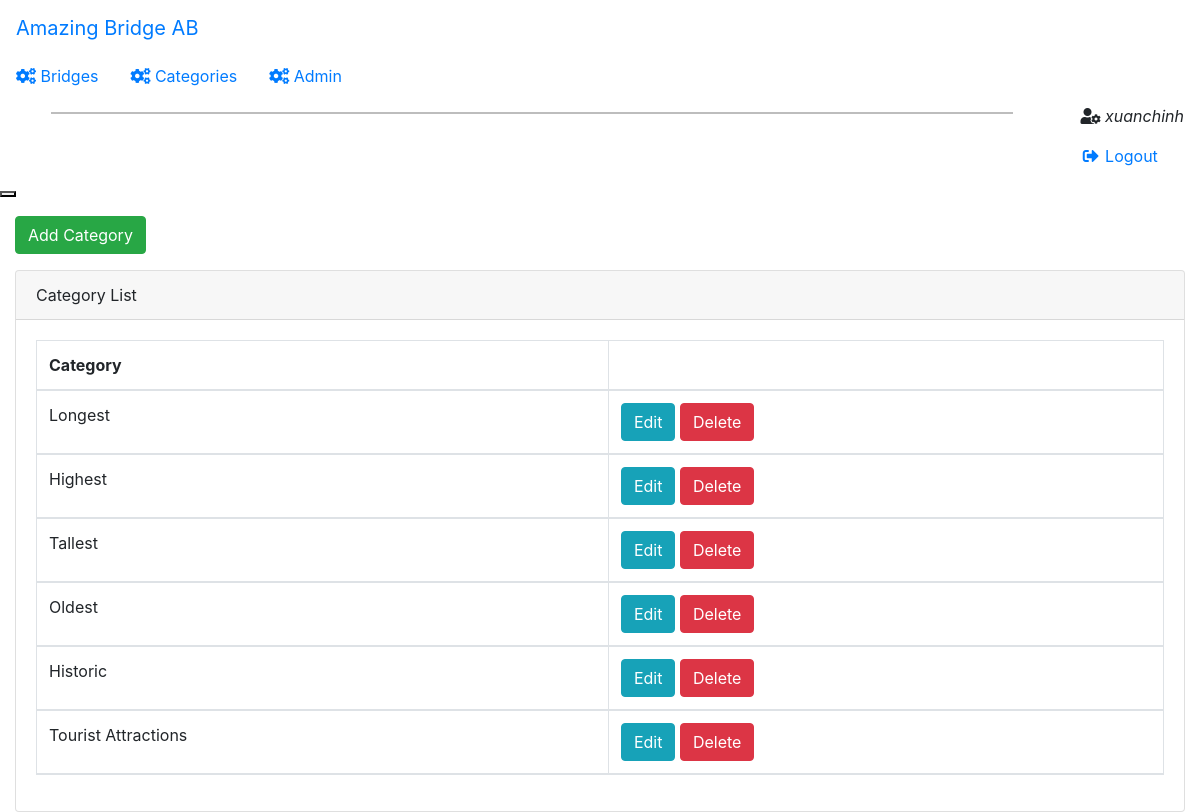
The page /SourceCode/admin/indexCategory.php (signed in) on the database its author committed.
### tables this page shows
CREATE TABLE IF NOT EXISTS `categories` (
  `categoryID` int(11) NOT NULL AUTO_INCREMENT,
  `categoryName` varchar(255) NOT NULL,
  PRIMARY KEY (`categoryID`)
);

### SourceCode/lib/database.php (called while the page is built, shortened)
<?php
function db_connect()
{
    $connection = mysqli_connect(DB_SERVER, DB_USER, DB_PASS, DB_NAME);
    return $connection;
}
$db = db_connect();
function confirm_query_result($result)
{
    global $db;
    if ($result) {
        return $result;
    } else {
        echo mysqli_error($db);
        db_disconnect($db);
        exit;
    }
}
function find_all_categories()
{
    global $db;
    $sql = "SELECT * FROM `Categories`";
    $result = mysqli_query($db, $sql);
    return confirm_query_result($result);
}

### SourceCode/admin/indexCategory.php (the view, shortened to what this page needs)
<?php
require_once('../lib/database.php');
?>
<!DOCTYPE html>
<html>
<head>
    <link href="https://stackpath.bootstrapcdn.com/bootstrap/4.1.3/css/bootstrap.min.css" rel="stylesheet" />
    <link href="https://use.fontawesome.com/releases/v5.2.0/css/all.css" rel="stylesheet" />
    <link href="https://unpkg.com/@coreui/coreui@2.1.16/dist/css/coreui.min.css" rel="stylesheet" />
</head>
<body class="app header-fixed sidebar-fixed aside-menu-fixed pace-done sidebar-lg-show">
    <?php include('header.php') ?>
    <div class="app-body">
        <?php include('sidebar.php') ?>
        <main class="main">
            <div class="container-fluid pt-3">
                <div class="row mb-3">
                    <div class="col-lg-12">
                        <a href="newCategory.php">
                        <button class="btn btn-success">
                            Add Category
                        </button>
                        </a>
                    </div>
                </div>
                <div class="card">
                    <div class="card-header">
                        Category List
                    </div>
                    <div class="card-body">
                        <div class="table-responsive">
                            <table class=" table table-bordered table-striped table-hover datatable datatable-Company">
                                <thead>
                                    <tr>
                                        <th>Category</th>
                                        <th>&nbsp;</th>
                                    </tr>
                                    <?php
                                    $category_set = find_all_categories();
                                    $count = mysqli_num_rows($category_set);
                                    for ($i = 0; $i < $count; $i++) :
                                        $category = mysqli_fetch_assoc($category_set);
                                    ?>
                                        <tr>
                                            <td><?php echo $category['categoryName']; ?></td>
                                            <td>
                                                <a href="editCategory.php?id=<?php echo $category['categoryID'] ?>">
                                                    <button class="btn btn-info">Edit</button>
                                                </a>
                                                <button class="btn btn-danger" data-id="<?php echo $category['categoryID'] ?>" data-toggle="modal" data-target="#deleteCategory" data-keyboard="true">Delete</button>
                                            </td>
                                        </tr>
                                    <?php
                                    endfor;
                                    ?>
                                </thead>
                            </table>
                        </div>
                    </div>
                </div>
            </div>
        </main>
    </div>
</body>
</html>

### rows shown on the page
categories: categoryName "Longest"
categories: categoryName "Highest"
categories: categoryName "Tallest"
categories: categoryName "Oldest"
categories: categoryName "Historic"
categories: categoryName "Tourist Attractions"

### other values the page prints
$_SESSION['user'] "xuanchinh"
